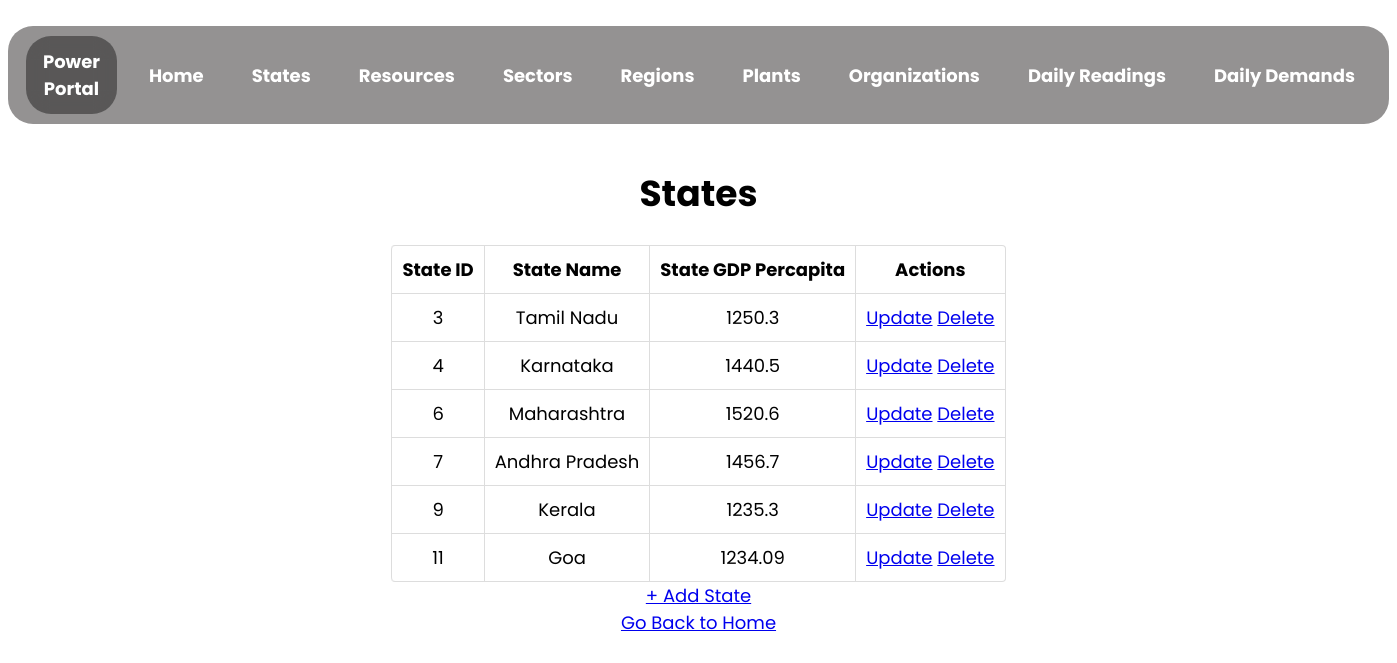
Screenshot of /state with the database file from the repository.
### app.py (models this page shows)
class State(db.Model):
    __tablename__ = "states"
    state_id = db.Column(db.Integer, autoincrement = True, primary_key = True, unique = True, nullable = False)
    state_name = db.Column(db.String, nullable = False, unique = True)
    gdp_state_percapita = db.Column(db.Float)

### app.py (the view)
@app.route("/state", methods = ["GET"])
def view_state():
    state_list = State.query.all()
    return render_template(
        "view_state.html",
        state_list = state_list
    )

### templates/view_state.html (shortened to what this page needs)
<!DOCTYPE html>
<html lang="en">
  <head>
    <link rel="stylesheet" href="../static/assets/view.css">
  </head>
  <body>
    <nav>
      <ul class="menu-bar">
        <div class="logo">
          <a href="/">Power Portal </a>
        </div>
        <li><a href="/">Home</a></li>
        <li><a href="/state">States</a></li>
        <li><a href="/resource">Resources</a></li>
        <li><a href="/sector">Sectors</a></li>
        <li><a href="/region">Regions</a></li>
        <li><a href="/plant">Plants</a></li>
        <li><a href="/organization">Organizations</a></li>
        <li><a href="/daily_reading">Daily Readings</a></li>
        <li><a href="/daily_demand">Daily Demands</a></li>
      </ul>
    </nav>
    <h1 style="text-align: center">States</h1>
    {% if state_list | length == 0 %}
        <p>No States Found! Add the states now!</p>
        <a href="/state/create" type="button">+ Add State</a>
    {% else %}
    <table id="state-detail">
      <thead>
        <th>State ID</th>
        <th>State Name</th>
        <th>State GDP Percapita</th>
        <th>Actions</th>
      </thead>
      {% for state in state_list %}
      <tr>
        <td>{{state["state_id"]}}</td>
        <td>{{state["state_name"]}}</td>
        <td>{{state["gdp_state_percapita"]}}</td>
        <td>
            <a href="/state/{{state['state_id']}}/update" type="button">Update</a>
            <a href="/state/{{state['state_id']}}/delete" type="button">Delete</a>
        </td>
      </tr>
      {% endfor %}
    </table>
    <a href="/state/create" type="button">+ Add State</a>
    {% endif %}
    <br>
    <a href="/">Go Back to Home</a>
  </body>
</html>

### static/assets/view.css (style rules this page uses)
html { scroll-behavior: smooth; }
html { background-color: none; position: relative; -webkit-animation-name: animatebottom; -webkit-animation-duration: 1s; animation-name: animatebottom; animation-duration: 1s; }
body { font-family: 'Poppins', sans-serif; text-align: center; font-size: large; }
.logo { border-radius: 25px; height: fit-content; display: inline-flex; background-color: rgba(0,0,0,0.4); -webkit-backdrop-filter: blur(10px); backdrop-filter: blur(10px); align-items: center; vertical-align: middle; padding: 12px 16px; margin: 0 8px; top: 0; color: white; transition: all .2s; }
.logo a { text-decoration: none; color: white; font-weight: bold; }
.menu-bar { border-radius: 25px; height: fit-content; display: inline-flex; background-color: rgb(148, 146, 146); -webkit-backdrop-filter: blur(10px); backdrop-filter: blur(10px); align-items: center; padding: 0 10px; padding-top: 10px; padding-bottom: 10px; top: 0; }
.menu-bar li { list-style: none; color: white; padding: 12px 16px; margin: 0 8px; position: relative; cursor: pointer; white-space: nowrap; transition: all .2s; }
.menu-bar li a { color: white; text-decoration: none; font-weight: bold; }
table { width: fit-content; border: 1px solid #ddd; border-collapse: separate; border-left: 0; border-radius: 4px; border-spacing: 0px; margin-left: auto; margin-right: auto; }
thead { display: table-header-group; vertical-align: middle; border-color: inherit; border-collapse: separate; text-align: center; padding: 10px; }
tr { display: table-row; vertical-align: inherit; border-color: inherit; text-align: center; padding: 10px; }
th, td { padding: 5px 4px 6px 4px; text-align: center; vertical-align: top; border-left: 1px solid #ddd; padding: 10px; }
td { border-top: 1px solid #ddd; }
thead:first-child tr:first-child th:first-child, tbody:first-child tr:first-child td:first-child { border-radius: 4px 0 0 0; }
thead:last-child tr:last-child th:first-child, tbody:last-child tr:last-child td:first-child { border-radius: 0 0 0 4px; }

### rows the page displays
State: state_id "3", state_name "Tamil Nadu", gdp_state_percapita "1250.3"
State: state_id "4", state_name "Karnataka", gdp_state_percapita "1440.5"
State: state_id "6", state_name "Maharashtra", gdp_state_percapita "1520.6"
State: state_id "7", state_name "Andhra Pradesh", gdp_state_percapita "1456.7"
State: state_id "9", state_name "Kerala", gdp_state_percapita "1235.3"
State: state_id "11", state_name "Goa", gdp_state_percapita "1234.09"
